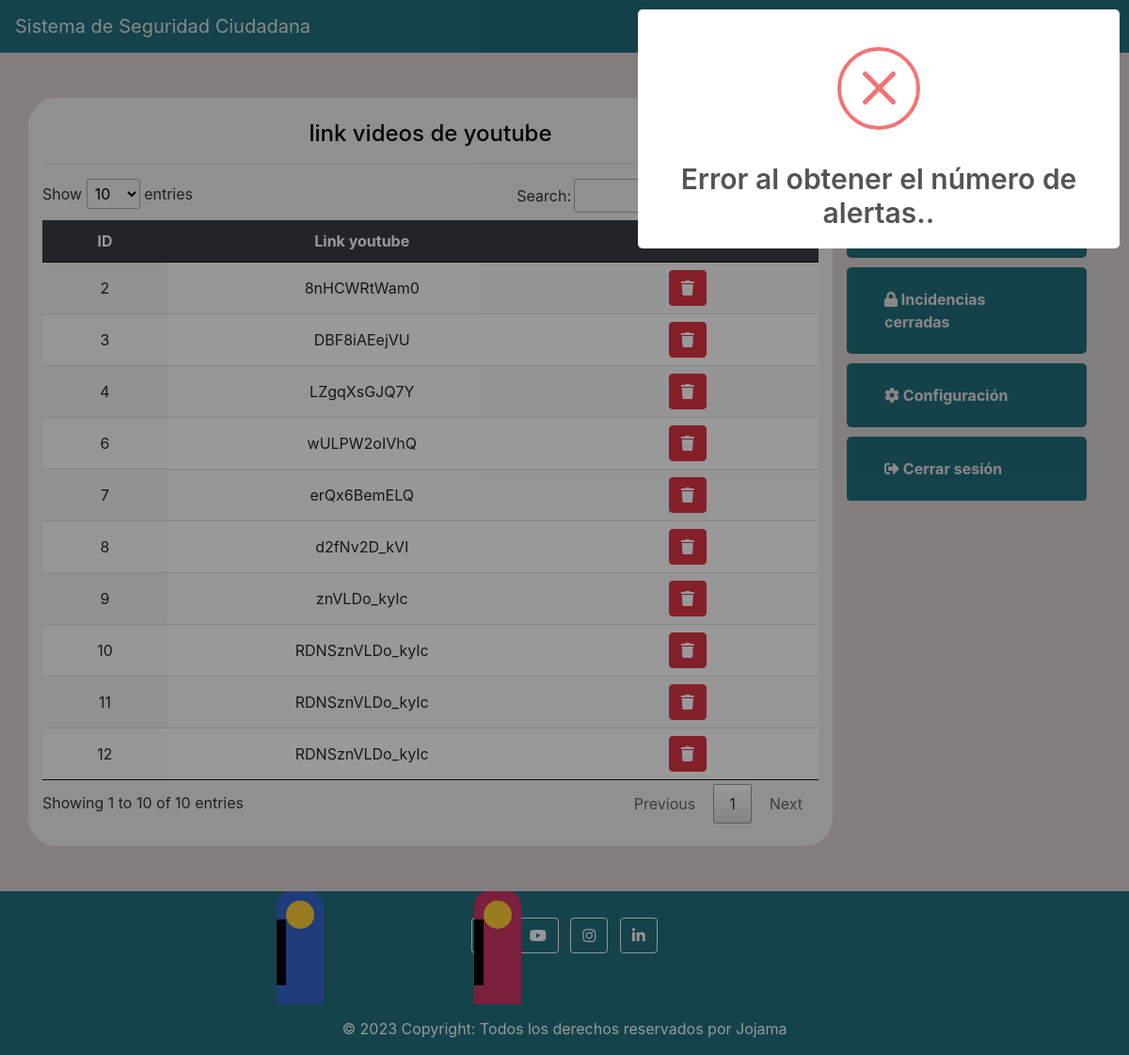
Screenshot of /configuracion/link with the database file from the repository.
### tables this page shows
CREATE TABLE `link` (
  `id` int(11) NOT NULL,
  `url` varchar(100) NOT NULL
);

### application/controllers/Panel.php (called while the page is built, shortened)
<?php
class Panel extends CI_Controller
{
	function __construct()
	{
		$this->load->model('ModelReporte');
	}
	public function listar_link()
	{
		$dato['link'] = $this->ModelReporte->listar_link();
		$this->load->view('template/header');
		$this->load->view('template/nabvar');
		$this->load->view('reporte/listar_link', $dato);
		$this->load->view('template/slider');
		$this->load->view('template/footer');
	}
}

### index.php (called while the page is built, shortened)
<?php
require_once BASEPATH.'core/CodeIgniter.php';

### application/models/ModelReporte.php (called while the page is built, shortened)
<?php
class ModelReporte extends CI_Model
{
	public function listar_link()
	{
		$this->db->select('*');
		$this->db->from('link');
		return $this->db->get()->result();
	}
	public function get_Session()
	{
		$this->db->select('*');
		$this->db->from('session_temporal');
		return $this->db->get()->result();
	}
}

### application/views/reporte/listar_link.php (the view, shortened to what this page needs)
<main>
    <div class="container mt-5">
        <div class="row justify-content-center">
            <div style="background-color:#f0f0f0; text-align: center; border-radius:30px; " id="vista-alertas" class="col-md-9">
            <br>
                <h4 style="background-color:#f0f0f0; color:black">link videos de youtube</h4>
                <?php
                        $validado = $this->ModelReporte->get_Session();
                    ; ?>
                <hr>
                <table id="tabla-link" class="display" style="width:100%">
                    <thead>
                        <tr>
                            <th>ID</th>
                            <th>Link youtube</th>
                        </tr>
                    </thead>
                    <tbody>
                        <?php foreach ($link as $linke) : ?>
                            <tr>
                                <td style="text-align: left;"><?= $linke->id ?></td>
                                <td style="text-align: left;"><?= $linke->url ?></td>
                                <?php if($validado[0]->rol =='admin'){ ?>
                                <td>
                                    <a onclick="EliminarLink(<?= $linke->id ?>);" title="Eliminar"><i class="fas fa-trash"></i></a>
                                </td>
                                <?php } ?>
                            </tr>
                        <?php endforeach; ?>
                    </tbody>
                </table>
                <br>
            </div>

### assets/css/style.css (style rules this page uses)
#vista-alertas { min-height: 500px; }
#tabla-link thead { background-color: #373e44; color: white; }
body { background-color: #dbd2d2; }

### rows the page displays
link: id "2", url "8nHCWRtWam0"
link: id "3", url "DBF8iAEejVU"
link: id "4", url "LZgqXsGJQ7Y"
link: id "6", url "wULPW2oIVhQ"
link: id "7", url "erQx6BemELQ"
link: id "8", url "d2fNv2D_kVI"
link: id "9", url "znVLDo_kyIc"
link: id "10", url "RDNSznVLDo_kyIc"
link: id "11", url "RDNSznVLDo_kyIc"
link: id "12", url "RDNSznVLDo_kyIc"
